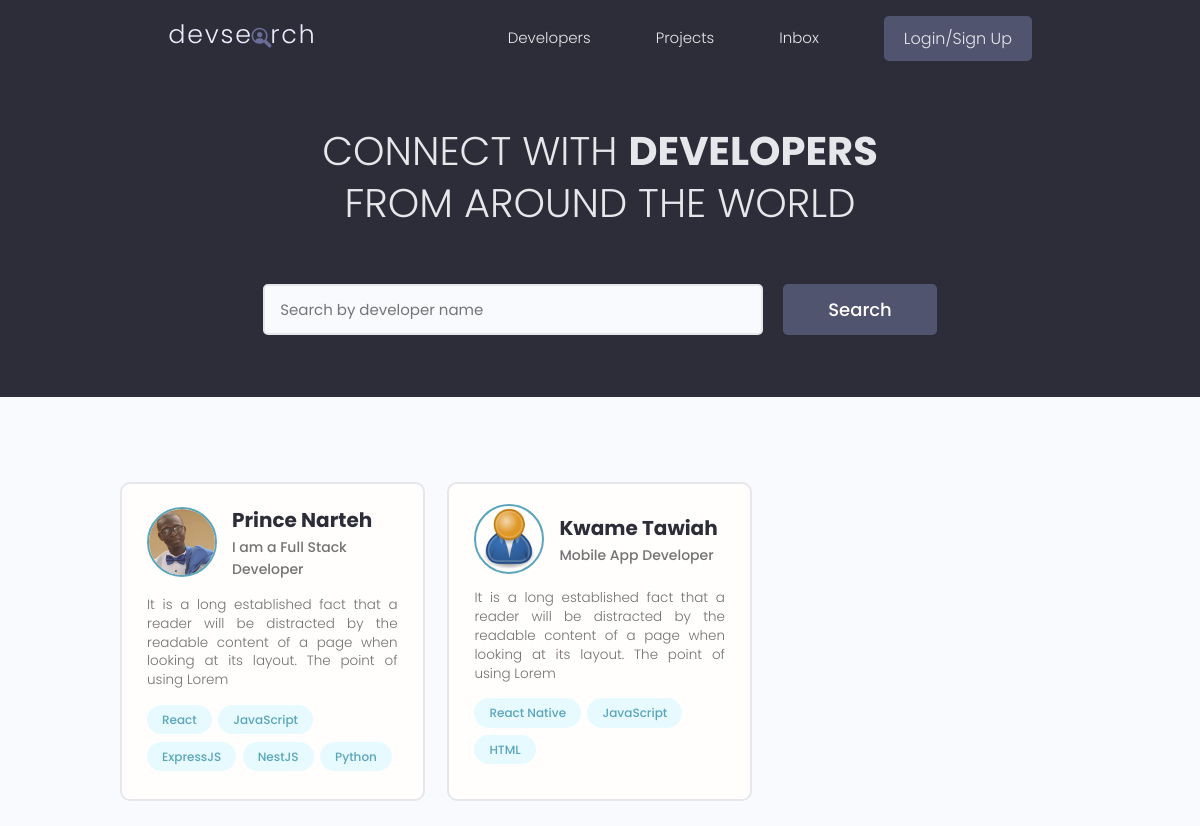
The page / on the database its author committed.
### users/models.py (models this page shows)
class Profile(models.Model):
    id = models.UUIDField(default=uuid.uuid4, unique=True,
                          primary_key=True, editable=False)
    user = models.OneToOneField(
        User, on_delete=models.CASCADE, null=True, blank=True)
    name = models.CharField(max_length=200, blank=True, null=True)
    email = models.EmailField(max_length=200, blank=True, null=True)
    username = models.CharField(max_length=200, blank=True, null=True)
    location = models.CharField(max_length=200, blank=True, null=True)
    short_intro = models.CharField(max_length=200, blank=True, null=True)
    bio = models.TextField(null=True, blank=True)
    profile_image = models.ImageField(
        null=True, blank=True, upload_to='profiles/', default='profiles/user-default.png')
    social_github = models.CharField(max_length=200, blank=True, null=True)
    social_twitter = models.CharField(max_length=200, blank=True, null=True)
    social_linkedin = models.CharField(max_length=200, blank=True, null=True)
    social_youtube = models.CharField(max_length=200, blank=True, null=True)
    social_website = models.CharField(max_length=200, blank=True, null=True)
    created_at = models.DateTimeField(auto_now_add=True)
    updated_at = models.DateTimeField(auto_now=True)
    def __str__(self) -> str:
        return str(self.user.username)

class Skill(models.Model):
    id = models.UUIDField(default=uuid.uuid4, unique=True,
                          primary_key=True, editable=False)
    owner = models.ForeignKey(
        Profile, on_delete=models.CASCADE, null=True, blank=True)
    name = models.CharField(max_length=200, null=True, blank=True)
    description = models.TextField(null=True, blank=True)
    created_at = models.DateTimeField(auto_now_add=True)
    updated_at = models.DateTimeField(auto_now=True)
    def __str__(self) -> str:
        return str(self.name)

### users/views.py (the view)
# urls.py: path('', views.profiles, name='profiles'),
def profiles(request):
    profiles = Profile.objects.all()
    print(profiles)
    return render(request, 'users/profiles.html', {"profiles": profiles})

### users/templates/users/profiles.html (shortened to what this page needs)
{% extends 'main.html' %}
{% block content %}
  <main class="home">
    <section class="hero-section text-center">
      <div class="container container--narrow">
        <div class="hero-section__box">
          <h2>CONNECT WITH <span>DEVELOPERS</span></h2>
          <h2>FROM AROUND THE WORLD</h2>
        </div>
        <div class="hero-section__search">
          <form class="form" action="#" method="get">
            <div class="form__field">
              <input class="input input--text" id="formInput#search" type="text" name="text"
                placeholder="Search by developer name" />
            </div>
            <input class="btn btn--sub btn--lg" type="submit" value="Search" />
          </form>
        </div>
      </div>
    </section>
    <section class="devlist">
      <div class="container">
        <div class="grid grid--three">
          {% for profile in profiles %}
              <div class="column card">
                <div class="dev">
                  <a href="{% url 'user-profile' profile.id %}" class="card__body">
                    <div class="dev__profile">
                      <img class="avatar avatar--md" src="{{ profile.profile_image.url }}" alt="image" />
                      <div class="dev__meta">
                        <h3>{{ profile.name }}</h3>
                        <h5>{{ profile.short_intro|slice:"60" }}</h5>
                      </div>
                    </div>
                    <p class="dev__info">
                      {{profile.bio|slice:"150"}}
                    </p>
                    <div class="dev__skills">
                    {% for skill in profile.skill_set.all|slice:"5" %}
                      <span class="tag tag--pill tag--main">
                        <small>{{skill}}</small>
                      </span>
                    {% endfor %}
                    </div>
                  </a>
                </div>
              </div>
            {% endfor %}
        </div>
      </div>
    </section>
  </main>
{% endblock content %}

### static/styles/app.css (style rules this page uses)
:root { --color-sub: #2d2d39; }
.btn--sub { background-color: var(--color-sub-light); }
.card { border: 2px solid var(--color-light); }
img { width: 100%; }
.hero-section { height: 40vh; display: flex; align-items: center; background-color: var(--color-sub); }
.hero-section__box { margin-bottom: 4rem; }
.hero-section__box > h2, .hero-section__box > h2 > span { font-size: 4rem; color: var(--color-light); line-height: 1.3; text-transform: uppercase; }
.hero-section__box > h2 { font-weight: 300; }
.hero-section__box > h2 > span { font-weight: 700; }
.hero-section__search > .form { display: flex; align-items: center; justify-content: center; gap: 2rem; }
.hero-section__search > .form input.input--text { width: 50rem; }
.devlist { margin-top: 8rem; }
.devlist .grid { align-items: stretch; }
.devlist .dev .dev__profile { display: flex; align-items: center; gap: 1.5rem; }
.devlist .dev .dev__meta h3 { color: var(--color-sub); font-size: 2rem; font-weight: 700; }
.devlist .dev .dev__meta h5 { color: var(--color-text); font-size: 1.4rem; font-weight: 500; }
.devlist .dev .dev__info { margin: 1.5rem 0; font-size: 1.35rem; line-height: 1.4; text-align: justify; }

### static/uikit/styles/modules/_variables.css (style rules this page uses)
:root { --color-main: #5aa5b9; --color-main-light: #e6faff; --color-sub: #3f4156; --color-sub-light: #51546e; --color-sub-lighter: #ededfd; --color-text: #737373; --color-gray: #8b8b8b; --color-light: #e5e7eb; --color-light-gray: #767676; --color-bg: #f8fafd; --color-white: #fffefd; --color-white-light: #f3f3f3; --color-success: #359e64; --color-success-bg: #def8e8; --color-error: #fc4b0b; --color-error-bg: #fff2ee; --font-base: 'Poppins', arial, helvetica, 'Segoe UI', roboto, ubuntu, sans-serif; --font-monospace: 'Fira Code', 'Courier New', courier, monospace; --font-regular: 300; --font-medium: 500; --font-bold: 700; --generic-shadow: 1px 1px 5px #00000010; --generic-transition: all 0.3s ease-in-out; }

### static/uikit/styles/modules/_base.css (style rules this page uses)
* { margin: 0; padding: 0; box-sizing: border-box; text-rendering: optimizeLegibility; color: inherit; font-size: inherit; }
html { font-size: 50%; }
@media only screen and (min-width: 480px) { html { font-size: 56.25%; } }
@media only screen and (min-width: 1200px) { html { font-size: 62.5%; } }
body { line-height: 1.6; font-weight: 400; font-size: 1.5rem; color: var(--color-text); background-color: var(--color-bg); min-height: 100vh; }

### static/uikit/styles/modules/_typography.css (style rules this page uses)
* { font-family: var(--font-base); }
h2 { font-size: 3.6rem; font-weight: var(--font-bold); }
h3 { font-size: 3.2rem; font-weight: var(--font-medium); }
h5 { font-size: 2.4rem; font-weight: var(--font-medium); }
h5, h6 { font-weight: var(--font-regular); }
p, span, strong { font-size: 1.6rem; color: var(--color-text); font-weight: var(--font-regular); }
a { padding-bottom: 2px; text-decoration: none; display: inline-block; color: var(--color-main); font-weight: var(--font-medium); }

### static/uikit/styles/modules/_utilities.css (style rules this page uses)
.container { width: 92%; max-width: 165rem; margin: 0 auto; box-sizing: border-box; }
.container--narrow { width: 92%; max-width: 120rem; }
@media screen and (min-width: 1000px) { .container { width: 90%; } }
@media screen and (min-width: 1000px) { .container--narrow { width: 85%; } }
@media screen and (min-width: 1200px) { .container { width: 80%; } }
@media screen and (min-width: 1200px) { .container--narrow { width: 72%; } }
.text-center { text-align: center; }

### static/uikit/styles/modules/_avatar.css (style rules this page uses)
.avatar { border-radius: 50%; border: 2px solid var(--color-main); object-fit: cover; }
.avatar--md { height: 7rem; width: 7rem; }

### static/uikit/styles/modules/_button.css (style rules this page uses)
.btn { display: inline-block; position: relative; cursor: pointer; background-color: var(--color-light); font-weight: var(--font-medium); color: var(--color-sub); text-decoration: none; padding: 1rem 2rem; border-radius: 0.5rem; border: none; width: -webkit-fit-content; width: -moz-fit-content; width: fit-content; height: -webkit-fit-content; height: -moz-fit-content; height: fit-content; font-size: 1.6rem; outline-width: 0; outline-color: transparent; -webkit-backface-visibility: hidden; backface-visibility: hidden; transition: all 0.3s ease-in-out; }
.btn--sub { background-color: var(--color-sub); color: var(--color-white); }
.btn--lg { font-size: 1.8rem; padding: 1.2rem 4.5rem; }

### static/uikit/styles/modules/_card.css (style rules this page uses)
.card { border-radius: 1rem; background-color: var(--color-white); border: 1.5px solid var(--color-light); width: auto; height: auto; margin-top: 0.5rem; margin-bottom: 0.5rem; overflow: hidden; }
.card__body, .card__header { padding: 2rem 2.5rem; }

### rows shown on the page
Profile: profile_image (picture), name "Prince Narteh", short_intro "I am a Full Stack Developer", bio "It is a long established fact that a reader will be distracted by the readable content of a page when looking at its layout. The point of using Lorem"
Skill: name "React"
Skill: name "JavaScript"
Skill: name "ExpressJS"
Skill: name "NestJS"
Skill: name "Python"
Profile: profile_image (placeholder picture), name "Kwame Tawiah", short_intro "Mobile App Developer", bio "It is a long established fact that a reader will be distracted by the readable content of a page when looking at its layout. The point of using Lorem"
Skill: name "React Native"
Skill: name "JavaScript"
Skill: name "HTML"
